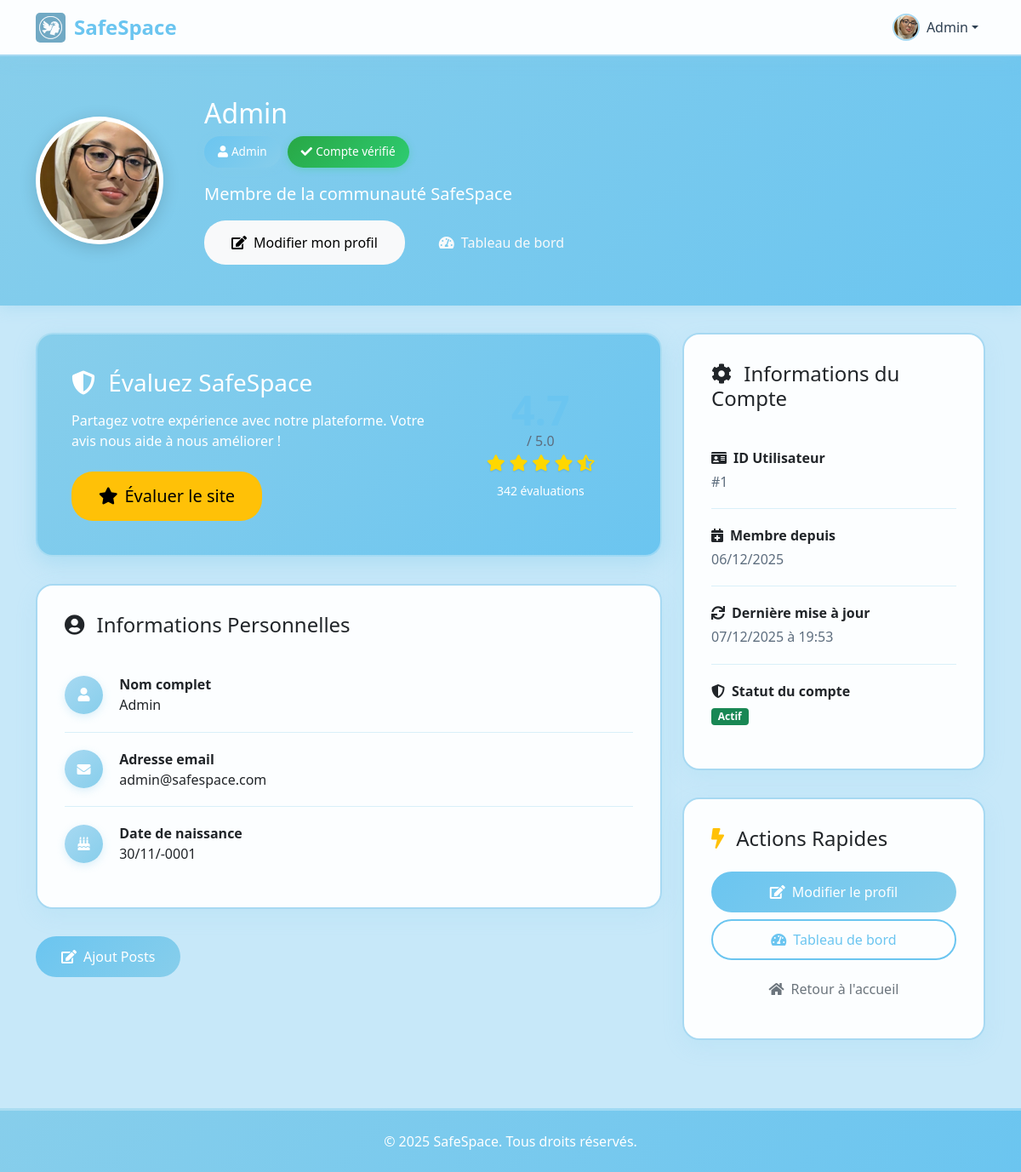
The app's page /view/frontoffice/profile.php (signed in) with its own data.
### tables this page shows
CREATE TABLE `users` (
  `id` int(11) NOT NULL,
  `nom` varchar(100) NOT NULL,
  `email` varchar(150) NOT NULL,
  `password` varchar(255) NOT NULL,
  `role` enum('admin','moderateur','expert','membre') DEFAULT 'membre',
  `status` enum('actif','en attente','suspendu') DEFAULT 'en attente',
  `profile_picture` varchar(255) DEFAULT 'assets/images/default-avatar.png',
  `date_naissance` date DEFAULT NULL,
  `telephone` varchar(20) DEFAULT NULL,
  `adresse` text DEFAULT NULL,
  `bio` text DEFAULT NULL,
  `specialite` varchar(100) DEFAULT NULL,
  `created_at` datetime DEFAULT current_timestamp(),
  `updated_at` datetime DEFAULT current_timestamp() ON UPDATE current_timestamp(),
  `faceid_enabled` tinyint(1) DEFAULT 0,
  `fingerprint_enabled` tinyint(1) DEFAULT 0
);

### view/frontoffice/profile.php (the view, shortened to what the rows shown need)
<?php
require_once $_SERVER['DOCUMENT_ROOT'].'/SAFEProject/controller/usercontroller.php';
$profileUserId = $_GET['id'] ?? ($_SESSION['user_id'] ?? null);
try {
    $userController = new UserController();
    $user = $userController->getUserById($profileUserId);
} catch (Exception $e) {
    error_log("Erreur lors de la récupération de l'utilisateur: " . $e->getMessage());
    $_SESSION = array();
    if (ini_get("session.use_cookies")) {
        $params = session_get_cookie_params();
        setcookie(session_name(), '', time() - 42000,
            $params["path"], $params["domain"],
            $params["secure"], $params["httponly"]
        );
    }
    session_destroy();
    header('Location: login.php');
    exit();
}
$isOwnProfile = ($_SESSION['user_id'] ?? null) == $user->getId();
function getProfilePictureUrl($user) {
    $profilePicture = $user->getProfilePicture();
    $baseUrl = 'assets/images/uploads/';
    $defaultUrl = 'images/default-avatar.png';
    if (!empty($profilePicture) && $profilePicture !== 'default-avatar.png') {
        $filePath = $_SERVER['DOCUMENT_ROOT'].'/SAFEProject/view/frontoffice/assets/images/uploads/' . $profilePicture;
        if (file_exists($filePath)) {
            return $baseUrl . $profilePicture . '?t=' . filemtime($filePath);
        }
    }
    return $defaultUrl;
}
?>
<!DOCTYPE html>
<html lang="fr">
<head>
    <link href="https://cdn.jsdelivr.net/npm/bootstrap@5.1.3/dist/css/bootstrap.min.css" rel="stylesheet">
    <link href="assets/vendor/fontawesome-free/css/all.min.css" rel="stylesheet">
</head>
<body>
    <nav class="navbar navbar-expand-lg navbar-light sticky-top">
        <div class="container">
            <div class="navbar-nav ms-auto">
                <?php if(isset($_SESSION['user_id'])): ?>
                    <div class="nav-item dropdown">
                        <a class="nav-link dropdown-toggle d-flex align-items-center" href="#" id="navbarDropdown" role="button" data-bs-toggle="dropdown">
                            <img src="<?= getProfilePictureUrl($user) ?>"
                                 alt="Photo profil"
                                 class="rounded-circle me-2"
                                 style="width: 32px; height: 32px; object-fit: cover; border: 2px solid var(--light-sky-blue);"
                                 onerror="this.src='assets/images/default-avatar.png'">
                            <span><?= htmlspecialchars($_SESSION['fullname'] ?? 'Utilisateur') ?></span>
                        </a>
                    </div>
                <?php else: ?>
                    <a href="login.php" class="btn btn-outline-primary me-2">Connexion</a>
                    <a href="register.php" class="btn btn-primary">Inscription</a>
                <?php endif; ?>
            </div>
        </div>
    </nav>
    <div class="profile-header">
        <div class="container">
            <div class="row align-items-center">
                <div class="col-md-auto text-center text-md-start">
                    <img src="<?= getProfilePictureUrl($user) ?>"
                         alt="Photo de profil de <?= htmlspecialchars($user->getNom()) ?>"
                         class="profile-avatar"
                         id="profileAvatar"
                         onerror="this.src='assets/images/default-avatar.png'">
                </div>
                <div class="col-md">
                    <div class="ms-md-4 mt-3 mt-md-0">
                        <h1 class="h2 mb-2"><?= htmlspecialchars($user->getNom()) ?></h1>
                        <div class="d-flex flex-wrap align-items-center gap-2 mb-3">
                            <span class="role-badge">
                                <i class="fas fa-user me-1"></i>
                                <?= ucfirst($user->getRole()) ?>
                            </span>
                            <span class="verified-badge">
                                <i class="fas fa-check me-1"></i>
                                Compte vérifié
                            </span>
                        </div>
                        <p class="lead mb-3 opacity-90">
                            <?= !empty($user->getBio()) ? htmlspecialchars($user->getBio()) : 'Membre de la communauté SafeSpace' ?>
                        </p>
                        <div class="d-flex flex-wrap gap-2">
                            <?php if($isOwnProfile): ?>
                                <a href="../backoffice/edit_profile.php" class="btn btn-light action-btn">
                                </a>
                                <a href="../backoffice/member_dashboard.php" class="btn btn-outline-light action-btn">
                                </a>
                            <?php endif; ?>
                        </div>
                    </div>
                </div>
            </div>
        </div>
    </div>
    <div class="container">
        <div class="row">
            <div class="col-lg-8">
                <div class="info-section">
                    <div class="info-item d-flex align-items-center">
                        <div class="flex-grow-1">
                            <div class="fw-bold">Nom complet</div>
                            <div><?= htmlspecialchars($user->getNom()) ?></div>
                        </div>
                    </div>
                    <div class="info-item d-flex align-items-center">
                        <div class="flex-grow-1">
                            <div class="fw-bold">Adresse email</div>
                            <div><?= htmlspecialchars($user->getEmail()) ?></div>
                        </div>
                    </div>
                    <?php if($user->getDateNaissance()): ?>
                    <div class="info-item d-flex align-items-center">
                        <div class="info-icon">
                            <i class="fas fa-birthday-cake"></i>
                        </div>
                        <div class="flex-grow-1">
                            <div class="fw-bold">Date de naissance</div>
                            <div><?= date('d/m/Y', strtotime($user->getDateNaissance())) ?></div>
                        </div>
                    </div>
                    <?php endif; ?>
                </div>
            </div>
            <div class="col-lg-4">
                <div class="info-section">
                    <div class="info-item">
                        <div class="fw-bold mb-1">
                            <i class="fas fa-id-card me-2"></i>ID Utilisateur
                        </div>
                        <div class="text-muted">#<?= $user->getId() ?></div>
                    </div>
                    <div class="info-item">
                        <div class="fw-bold mb-1">
                            <i class="fas fa-calendar-plus me-2"></i>Membre depuis
                        </div>
                        <div class="text-muted"><?= date('d/m/Y', strtotime($user->getCreatedAt())) ?></div>
                    </div>
                    <div class="info-item">
                        <div class="fw-bold mb-1">
                            <i class="fas fa-sync me-2"></i>Dernière mise à jour
                        </div>
                        <?php
                        $updatedAt = $user->getUpdatedAt();
                        ?>
                        <div class="text-muted">
                            <?= !empty($updatedAt) && $updatedAt !== '0000-00-00 00:00:00'
                                ? date('d/m/Y à H:i', strtotime($updatedAt))
                                : 'Jamais' ?>
                        </div>
                    </div>
                    <div class="info-item">
                        <div class="text-muted">
                            <?php
                            $status = $user->getStatus();
                            $statusClass = ($status === 'actif') ? 'bg-success' : (($status === 'en attente') ? 'bg-warning' : 'bg-danger');
                            ?>
                            <span class="badge <?= $statusClass ?>"><?= ucfirst($status) ?></span>
                        </div>
                    </div>
                </div>
            </div>
        </div>
    </div>
</body>
</html>

### records on screen
users: profile_picture (picture), nom "Admin", role "Admin", email "admin@safespace.com", date_naissance "30/11/-0001", id "1", created_at "06/12/2025", updated_at "07/12/2025 à 19:53", status "Actif"

### other values on screen
$_SESSION['fullname'] "Admin"
